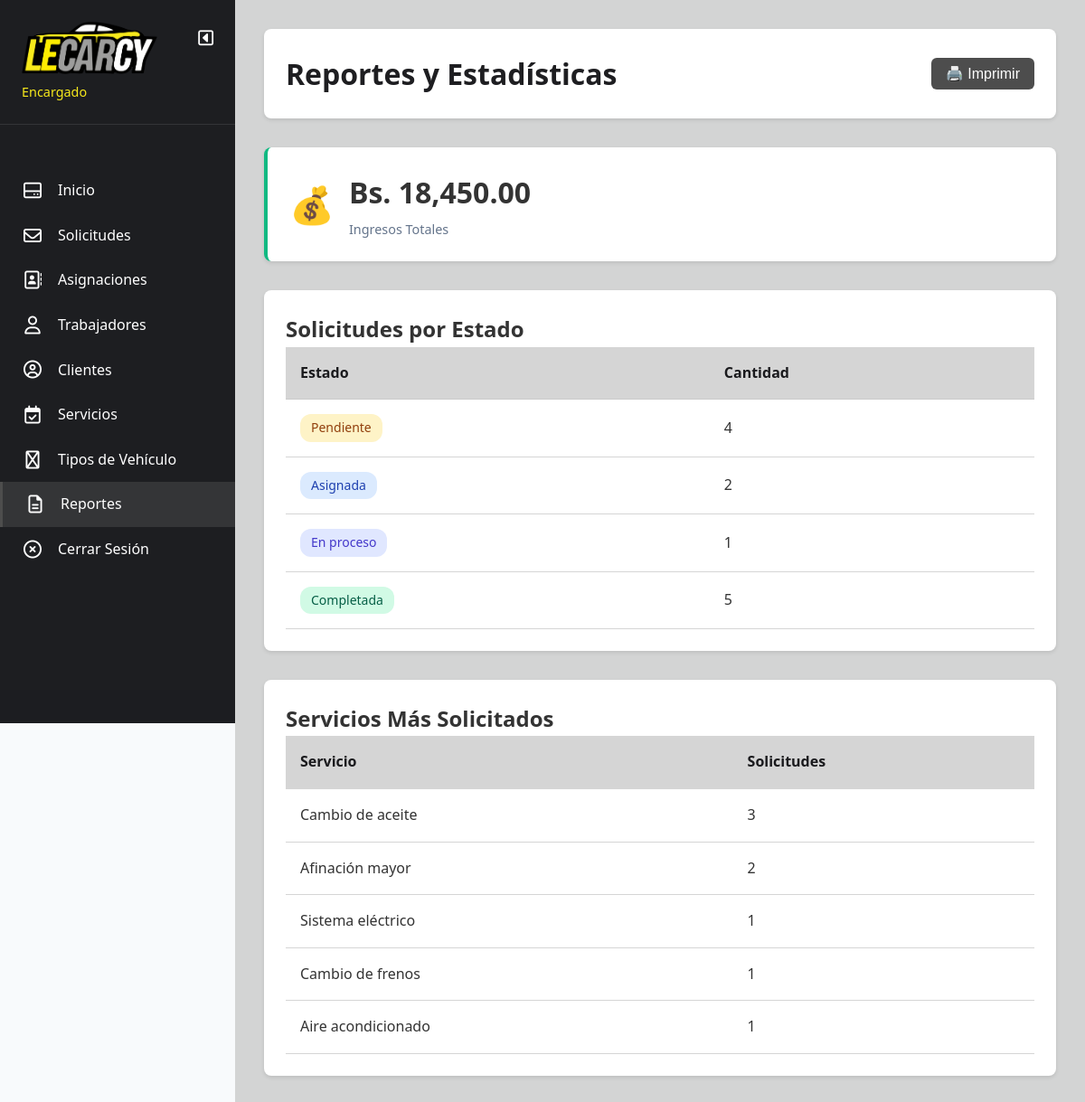
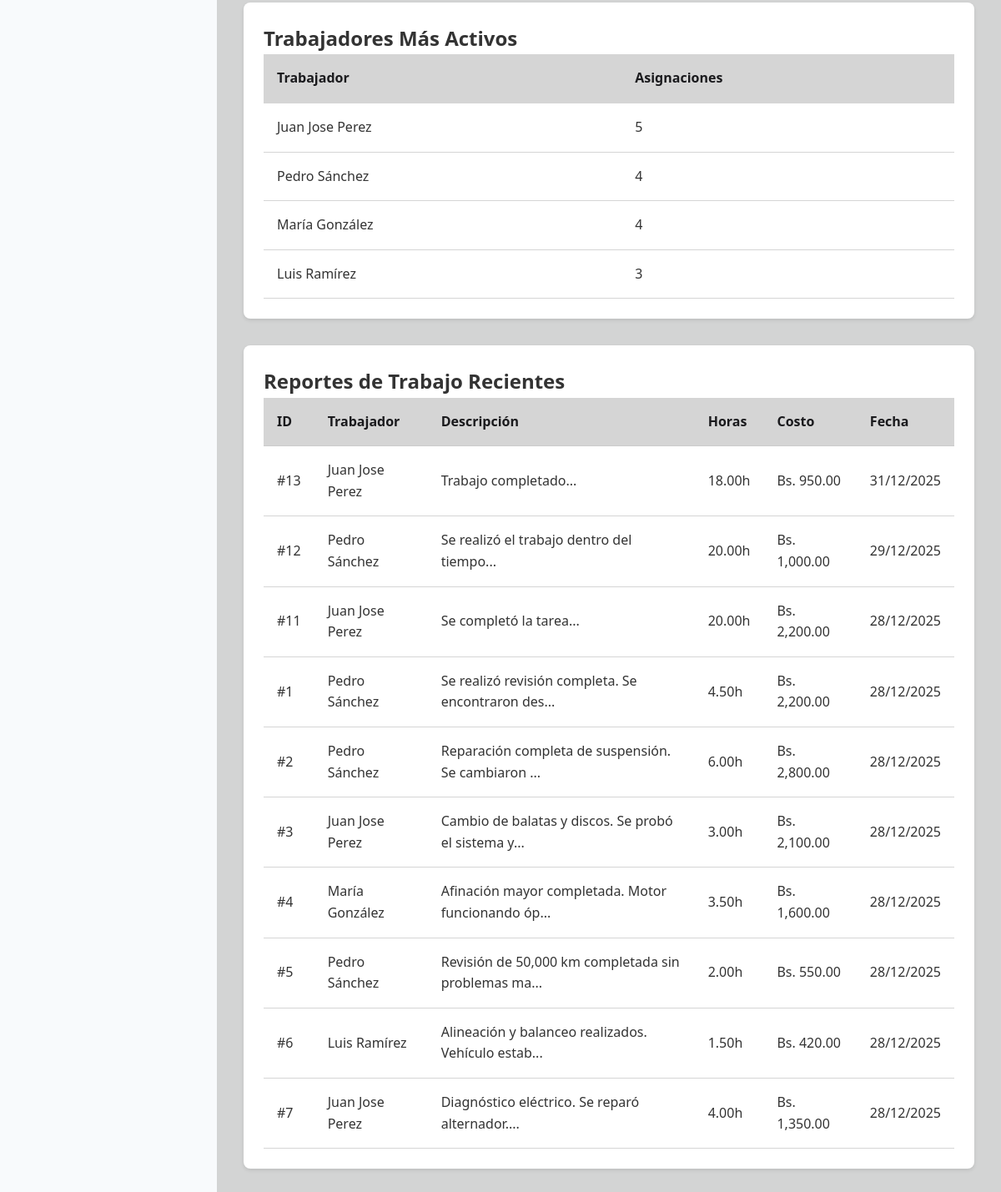
The app's page /mi_sistema/encargado/reportes.php (signed in) with its own data (2 pictures, top to bottom).
### tables this page shows
CREATE TABLE `reportes_trabajo` (
  `id` int(11) NOT NULL AUTO_INCREMENT,
  `asignacion_id` int(11) NOT NULL,
  `trabajador_id` int(11) NOT NULL,
  `descripcion` text NOT NULL,
  `piezas_utilizadas` text DEFAULT NULL,
  `horas_trabajadas` decimal(5,2) DEFAULT NULL,
  `costo_total` decimal(10,2) DEFAULT NULL,
  `fecha_reporte` datetime DEFAULT current_timestamp(),
  PRIMARY KEY (`id`),
  KEY `asignacion_id` (`asignacion_id`),
  KEY `trabajador_id` (`trabajador_id`),
  CONSTRAINT `reportes_trabajo_ibfk_1` FOREIGN KEY (`asignacion_id`) REFERENCES `asignaciones` (`id`),
  CONSTRAINT `reportes_trabajo_ibfk_2` FOREIGN KEY (`trabajador_id`) REFERENCES `usuarios` (`id`)
);

CREATE TABLE `usuarios` (
  `id` int(11) NOT NULL AUTO_INCREMENT,
  `nombre` varchar(100) NOT NULL,
  `email` varchar(100) NOT NULL,
  `password` varchar(255) NOT NULL,
  `telefono` varchar(20) DEFAULT NULL,
  `rol_id` int(11) NOT NULL,
  `fecha_registro` datetime DEFAULT current_timestamp(),
  `activo` tinyint(1) DEFAULT 1,
  PRIMARY KEY (`id`),
  UNIQUE KEY `email` (`email`),
  KEY `rol_id` (`rol_id`),
  CONSTRAINT `usuarios_ibfk_1` FOREIGN KEY (`rol_id`) REFERENCES `roles` (`id`)
);

### mi_sistema/config.php (called while the page is built, shortened)
<?php
function formatCurrency($amount)
{
    return 'Bs. ' . number_format($amount, 2);
}

### mi_sistema/encargado/reportes.php (the view, shortened to what this page needs)
<?php
require_once '../config.php';
$db = Database::getInstance()->getConnection();
$stats = [];
$stmt = $db->query("
    SELECT estado, COUNT(*) as total
    FROM solicitudes
    GROUP BY estado
");
$stats['por_estado'] = $stmt->fetchAll();
$stmt = $db->query("
    SELECT s.nombre, COUNT(sol.id) as total
    FROM servicios s
    LEFT JOIN solicitudes sol ON s.id = sol.servicio_id
    GROUP BY s.id
    ORDER BY total DESC
    LIMIT 5
");
$stats['servicios_top'] = $stmt->fetchAll();
$stmt = $db->query("
    SELECT u.nombre, COUNT(a.id) as total
    FROM usuarios u
    INNER JOIN asignaciones a ON u.id = a.trabajador_id
    WHERE u.rol_id = 2
    GROUP BY u.id
    ORDER BY total DESC
    LIMIT 5
");
$stats['trabajadores_top'] = $stmt->fetchAll();
$stmt = $db->query("
    SELECT rt.*, u.nombre as trabajador_nombre, a.solicitud_id
    FROM reportes_trabajo rt
    INNER JOIN usuarios u ON rt.trabajador_id = u.id
    INNER JOIN asignaciones a ON rt.asignacion_id = a.id
    ORDER BY rt.fecha_reporte DESC
    LIMIT 10
");
$reportes_trabajo = $stmt->fetchAll();
$stmt = $db->query("
    SELECT SUM(costo_total) as total_ingresos
    FROM reportes_trabajo
");
$ingresos = $stmt->fetch();
?>
<!DOCTYPE html>
<html lang="es">
<head>
    <link rel="stylesheet" href="../assets/css/styles.css">
</head>
<body>
    <div class="dashboard-container">
        <?php include 'includes/sidebar.php'; ?>
        <main class="main-content">
            <header class="content-header">
                <h1>Reportes y Estadísticas</h1>
                <button class="btn btn-primary" onclick="window.print()">🖨️ Imprimir</button>
            </header>
            <div class="stats-grid">
                <div class="stat-card stat-success">
                    <div class="stat-icon">💰</div>
                    <div class="stat-details">
                        <h3><?php echo formatCurrency($ingresos['total_ingresos'] ?? 0); ?></h3>
                        <p>Ingresos Totales</p>
                    </div>
                </div>
            </div>
            <div class="reports-grid">
                <div class="report-section">
                    <h2>Solicitudes por Estado</h2>
                    <div class="table-container">
                        <table>
                            <thead>
                                <tr>
                                    <th>Estado</th>
                                    <th>Cantidad</th>
                                </tr>
                            </thead>
                            <tbody>
                                <?php foreach ($stats['por_estado'] as $item): ?>
                                    <tr>
                                        <td><span
                                                class="badge badge-<?php echo $item['estado']; ?>"><?php echo ucfirst(str_replace('_', ' ', $item['estado'])); ?></span>
                                        </td>
                                        <td><?php echo $item['total']; ?></td>
                                    </tr>
                                <?php endforeach; ?>
                            </tbody>
                        </table>
                    </div>
                </div>
                <div class="report-section">
                    <h2>Servicios Más Solicitados</h2>
                    <div class="table-container">
                        <table>
                            <thead>
                                <tr>
                                    <th>Servicio</th>
                                    <th>Solicitudes</th>
                                </tr>
                            </thead>
                            <tbody>
                                <?php foreach ($stats['servicios_top'] as $item): ?>
                                    <tr>
                                        <td><?php echo htmlspecialchars($item['nombre']); ?></td>
                                        <td><?php echo $item['total']; ?></td>
                                    </tr>
                                <?php endforeach; ?>
                            </tbody>
                        </table>
                    </div>
                </div>
                <div class="report-section">
                    <h2>Trabajadores Más Activos</h2>
                    <div class="table-container">
                        <table>
                            <thead>
                                <tr>
                                    <th>Trabajador</th>
                                    <th>Asignaciones</th>
                                </tr>
                            </thead>
                            <tbody>
                                <?php foreach ($stats['trabajadores_top'] as $item): ?>
                                    <tr>
                                        <td><?php echo htmlspecialchars($item['nombre']); ?></td>
                                        <td><?php echo $item['total']; ?></td>
                                    </tr>
                                <?php endforeach; ?>
                            </tbody>
                        </table>
                    </div>
                </div>
                <div class="report-section full-width">
                    <h2>Reportes de Trabajo Recientes</h2>
                    <div class="table-container">
                        <table>
                            <thead>
                                <tr>
                                    <th>ID</th>
                                    <th>Trabajador</th>
                                    <th>Descripción</th>
                                    <th>Horas</th>
                                    <th>Costo</th>
                                    <th>Fecha</th>
                                </tr>
                            </thead>
                            <tbody>
                                <?php foreach ($reportes_trabajo as $rt): ?>
                                    <tr>
                                        <td>#<?php echo $rt['id']; ?></td>
                                        <td><?php echo htmlspecialchars($rt['trabajador_nombre']); ?></td>
                                        <td><?php echo htmlspecialchars(substr($rt['descripcion'], 0, 50)); ?>...</td>
                                        <td><?php echo $rt['horas_trabajadas']; ?>h</td>
                                        <td><?php echo formatCurrency($rt['costo_total']); ?></td>
                                        <td><?php echo date('d/m/Y', strtotime($rt['fecha_reporte'])); ?></td>
                                    </tr>
                                <?php endforeach; ?>
                            </tbody>
                        </table>
                    </div>
                </div>
            </div>
        </main>
    </div>
</body>
</html>

### mi_sistema/assets/css/styles.css (style rules this page uses)
* { margin: 0; padding: 0; box-sizing: border-box; }
:root { --primary: #4D4D4D; --secondary: #64748b; --success: #10b981; --warning: #f59e0b; --danger: #ef4444; --info: #4D4D4D; --dark: #040508e5; --light: #c9c9c9c5; --white: #ffffff; --amarillo: #f8ea1b; }
body { font-family: 'Segoe UI', Tahoma, Geneva, Verdana, sans-serif; line-height: 1.6; color: #333; background-color: #f8fafc; }
.dashboard-container { display: flex; min-height: 100vh; }
.main-content { flex: 1; margin-left: 260px; padding: 2rem; background: var(--light); min-height: 100vh; }
.content-header { display: flex; justify-content: space-between; align-items: center; margin-bottom: 2rem; background: var(--white); padding: 1.5rem; border-radius: 8px; box-shadow: 0 2px 4px rgba(0, 0, 0, 0.1); }
.content-header h1 { color: var(--dark); }
.stats-grid { display: grid; grid-template-columns: repeat(auto-fit, minmax(250px, 1fr)); gap: 1.5rem; margin-bottom: 2rem; }
.stat-card { background: var(--white); padding: 1.5rem; border-radius: 8px; box-shadow: 0 2px 4px rgba(0, 0, 0, 0.1); display: flex; align-items: center; gap: 1rem; }
.stat-icon { font-size: 2.5rem; }
.stat-details h3 { font-size: 2rem; margin-bottom: 0.25rem; }
.stat-details p { color: var(--secondary); font-size: 0.9rem; }
.stat-success { border-left: 4px solid var(--success); }
.table-container { overflow-x: auto; }
table { width: 100%; border-collapse: collapse; background: var(--white); }
thead { background: var(--light); }
th, td { padding: 1rem; text-align: left; border-bottom: 1px solid var(--light); }
th { font-weight: 600; color: var(--dark); }
.btn { display: inline-block; padding: 0.5rem 1rem; border: none; border-radius: 6px; cursor: pointer; font-size: 1rem; text-decoration: none; transition: all 0.3s; }
.btn-primary { background: var(--primary); color: var(--white); }
.badge { display: inline-block; padding: 0.25rem 0.75rem; border-radius: 12px; font-size: 0.875rem; font-weight: 500; }
.badge-pendiente { background: #fef3c7; color: #92400e; }
.badge-asignada { background: #dbeafe; color: #1e40af; }
.badge-en_proceso { background: #e0e7ff; color: #4338ca; }
.badge-completada { background: #d1fae5; color: #065f46; }
.reports-grid { display: grid; gap: 2rem; }
.report-section { background: var(--white); padding: 1.5rem; border-radius: 8px; box-shadow: 0 2px 4px rgba(0, 0, 0, 0.1); }
.report-section.full-width { grid-column: 1 / -1; }
.main-content { transition: margin-left 0.3s ease; }

### records on screen
reportes_trabajo: id "13", trabajador.nombre "Juan Jose Perez", descripcion "Trabajo completado", horas_trabajadas "18.00", costo_total "Bs. 950.00", fecha_reporte "31/12/2025"
reportes_trabajo: id "12", trabajador.nombre "Pedro Sánchez", descripcion "Se realizó el trabajo dentro del tiempo", horas_trabajadas "20.00", costo_total "Bs. 1,000.00", fecha_reporte "29/12/2025"
reportes_trabajo: id "11", trabajador.nombre "Juan Jose Perez", descripcion "Se completó la tarea", horas_trabajadas "20.00", costo_total "Bs. 2,200.00", fecha_reporte "28/12/2025"
reportes_trabajo: id "1", trabajador.nombre "Pedro Sánchez", descripcion "Se realizó revisión completa. Se encontraron des", horas_trabajadas "4.50", costo_total "Bs. 2,200.00", fecha_reporte "28/12/2025"
reportes_trabajo: id "2", trabajador.nombre "Pedro Sánchez", descripcion "Reparación completa de suspensión. Se cambiaron", horas_trabajadas "6.00", costo_total "Bs. 2,800.00", fecha_reporte "28/12/2025"
reportes_trabajo: id "3", trabajador.nombre "Juan Jose Perez", descripcion "Cambio de balatas y discos. Se probó el sistema y", horas_trabajadas "3.00", costo_total "Bs. 2,100.00", fecha_reporte "28/12/2025"
reportes_trabajo: id "4", trabajador.nombre "María González", descripcion "Afinación mayor completada. Motor funcionando óp", horas_trabajadas "3.50", costo_total "Bs. 1,600.00", fecha_reporte "28/12/2025"
reportes_trabajo: id "5", trabajador.nombre "Pedro Sánchez", descripcion "Revisión de 50,000 km completada sin problemas ma", horas_trabajadas "2.00", costo_total "Bs. 550.00", fecha_reporte "28/12/2025"
reportes_trabajo: id "6", trabajador.nombre "Luis Ramírez", descripcion "Alineación y balanceo realizados. Vehículo estab", horas_trabajadas "1.50", costo_total "Bs. 420.00", fecha_reporte "28/12/2025"
reportes_trabajo: id "7", trabajador.nombre "Juan Jose Perez", descripcion "Diagnóstico eléctrico. Se reparó alternador.", horas_trabajadas "4.00", costo_total "Bs. 1,350.00", fecha_reporte "28/12/2025"

### other values on screen
formatCurrency($ingresos['total_ingresos'] ?? 0) "Bs. 18,450.00"
str_replace('_', ' ', $item['estado']) "Pendiente"
$item['total'] "4"
str_replace('_', ' ', $item['estado']) "Asignada"
$item['total'] "2"
str_replace('_', ' ', $item['estado']) "En proceso"
$item['total'] "1"
str_replace('_', ' ', $item['estado']) "Completada"
$item['total'] "5"
$item['nombre'] "Cambio de aceite"
$item['total'] "3"
$item['nombre'] "Afinación mayor"
$item['nombre'] "Sistema eléctrico"
$item['nombre'] "Cambio de frenos"
$item['nombre'] "Aire acondicionado"
